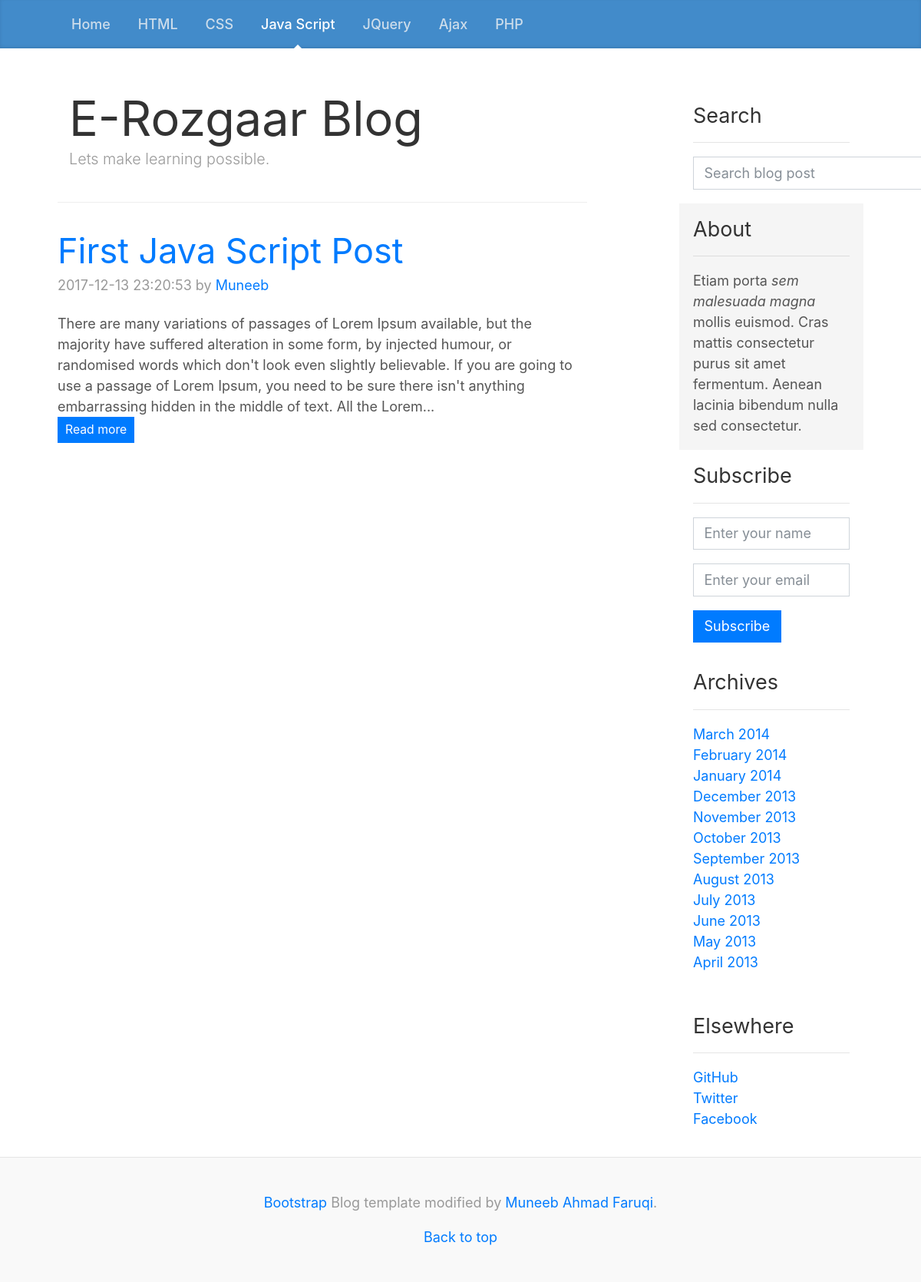
/index.php?category=3, run on the app's committed database.
### tables this page shows
CREATE TABLE `tbl_categories` (
  `id` int(11) NOT NULL,
  `cat_text` varchar(100) NOT NULL
);

CREATE TABLE `tbl_posts` (
  `id` int(11) NOT NULL,
  `post_title` varchar(100) NOT NULL,
  `post_body` text NOT NULL,
  `date_time` timestamp NOT NULL DEFAULT CURRENT_TIMESTAMP,
  `post_author` varchar(50) NOT NULL,
  `post_keywords` varchar(200) NOT NULL,
  `post_category` int(11) NOT NULL
);

### index.php (the view)
<?php
	include 'includes/header.php';
	$sql_fetch_posts= (isset($_GET['category'])) ? "SELECT * FROM tbl_posts WHERE post_category='".mysqli_real_escape_string($link,$_GET['category'])."'" : "SELECT * FROM tbl_posts";
	$result= $link->query($sql_fetch_posts);
?>
          <div class="blog-header">
	        <div class="container">
	          <h1 class="blog-title">E-Rozgaar Blog</h1>
	          <p class="lead blog-description">Lets make learning possible.</p>
	        </div>
	      </div>
	      <?php
	      	if($result->num_rows >0 ){
	      		while($post= $result->fetch_assoc()){ ?>
	      		<div class="blog-post">
		            <h2 class="blog-post-title"><a href="single.php?post=<?php echo $post['id']; ?>"><?php echo $post['post_title']; ?></a></h2>
		            <p class="blog-post-meta"><?php echo $post['date_time']; ?> by <a href="#"><?php echo $post['post_author']; ?></a></p>
		            <div class="post-body">
		            	<?php $post_body =$post['post_body'];
		            		   echo substr($post_body, 0, 350).'...';
		            	?>
		            </div>
		            <a href="single.php?post=<?php echo $post['id']; ?>" class="btn btn-sm btn-primary">Read more</a>
          		</div>
	      		<?php
	      		}
	      	}
	      ?>
        <?php
        	include "includes/sidebar.php";
        	include "includes/footer.php";
        ?>

### includes/header.php (shortened to what this page needs)
<?php
	include 'includes/dbcon.php';
  $sql_cats= "SELECT * FROM tbl_categories";
  $result = $link->query($sql_cats);
?>
<!doctype html>
<html lang="en">
  <head>
    <link href="css/bootstrap.css" rel="stylesheet">
    <link href="css/custom.css" rel="stylesheet">
    <link href="css/blog.css" rel="stylesheet">
  </head>
  <body>
    <header>
      <div class="blog-masthead">
        <div class="container">
          <nav class="nav">
            <?php
              $home_active = isset($_GET['category']) ? "<a class=\"nav-link\" href=\"index.php\">Home</a>" : "<a class=\"nav-link active\" href=\"index.php\">Home</a>";
               echo $home_active;
              if($result->num_rows > 0){
                while($row = $result->fetch_assoc()){
                  $cat_active = ( isset($_GET['category']) && $row['id'] == $_GET['category'] ) ? "active" : "";
                  ?>
                    <a class="nav-link <?php echo $cat_active; ?>" href="index.php?category=<?php echo $row['id']; ?>"><?php echo $row['cat_text']; ?></a>
                  <?php
                }
              }
            ?>
          </nav>
        </div>
      </div>
    </header>
    <main role="main" class="container">
      <div class="row">
        <div class="col-sm-8 blog-main">

### css/custom.css (style rules this page uses)
* { border-radius: 0 !important; }

### css/blog.css (style rules this page uses)
@media (min-width: 48em) { html { font-size: 18px; } }
body { color: #555; }
h1, .h1, h2, .h2, h3, .h3, h4, .h4, h5, .h5, h6, .h6 { font-weight: 400; color: #333; }
.container { max-width: 60rem; }
.blog-masthead { margin-bottom: 3rem; background-color: #428bca; box-shadow: inset 0 -.1rem .25rem rgba(0,0,0,.1); }
.nav-link { position: relative; padding: 1rem; font-weight: 500; color: #cdddeb; }
.nav-link.active { color: #fff; }
.nav-link.active::after { position: absolute; bottom: 0; left: 50%; width: 0; height: 0; margin-left: -.3rem; vertical-align: middle; content: ""; border-right: .3rem solid transparent; border-bottom: .3rem solid; border-left: .3rem solid transparent; }
.blog-header { padding-bottom: 1.25rem; margin-bottom: 2rem; border-bottom: .05rem solid #eee; }
.blog-title { margin-bottom: 0; font-size: 2rem; font-weight: 400; }
.blog-description { font-size: 1.1rem; color: #999; }
@media (min-width: 40em) { .blog-title { font-size: 3.5rem; } }
.blog-post { margin-bottom: 4rem; }
.blog-post-title { margin-bottom: .25rem; font-size: 2.5rem; }
.blog-post-meta { margin-bottom: 1.25rem; color: #999; }

### data on the page
tbl_categories: cat_text "HTML"
tbl_categories: cat_text "CSS"
tbl_categories: cat_text "Java Script"
tbl_categories: cat_text "JQuery"
tbl_categories: cat_text "Ajax"
tbl_categories: cat_text "PHP"
tbl_posts: post_title "First Java Script Post", date_time "2017-12-13 23:20:53", post_author "Muneeb", post_body "There are many variations of passages of Lorem Ipsum available, but the majority have suffered alteration in some form, by injected humour, or randomised words which don't look even slightly believable. If you are going to use a passage of Lorem Ipsum, you need to be sure there isn't anything embarrassing hidden in the middle of text. All the Lorem"
